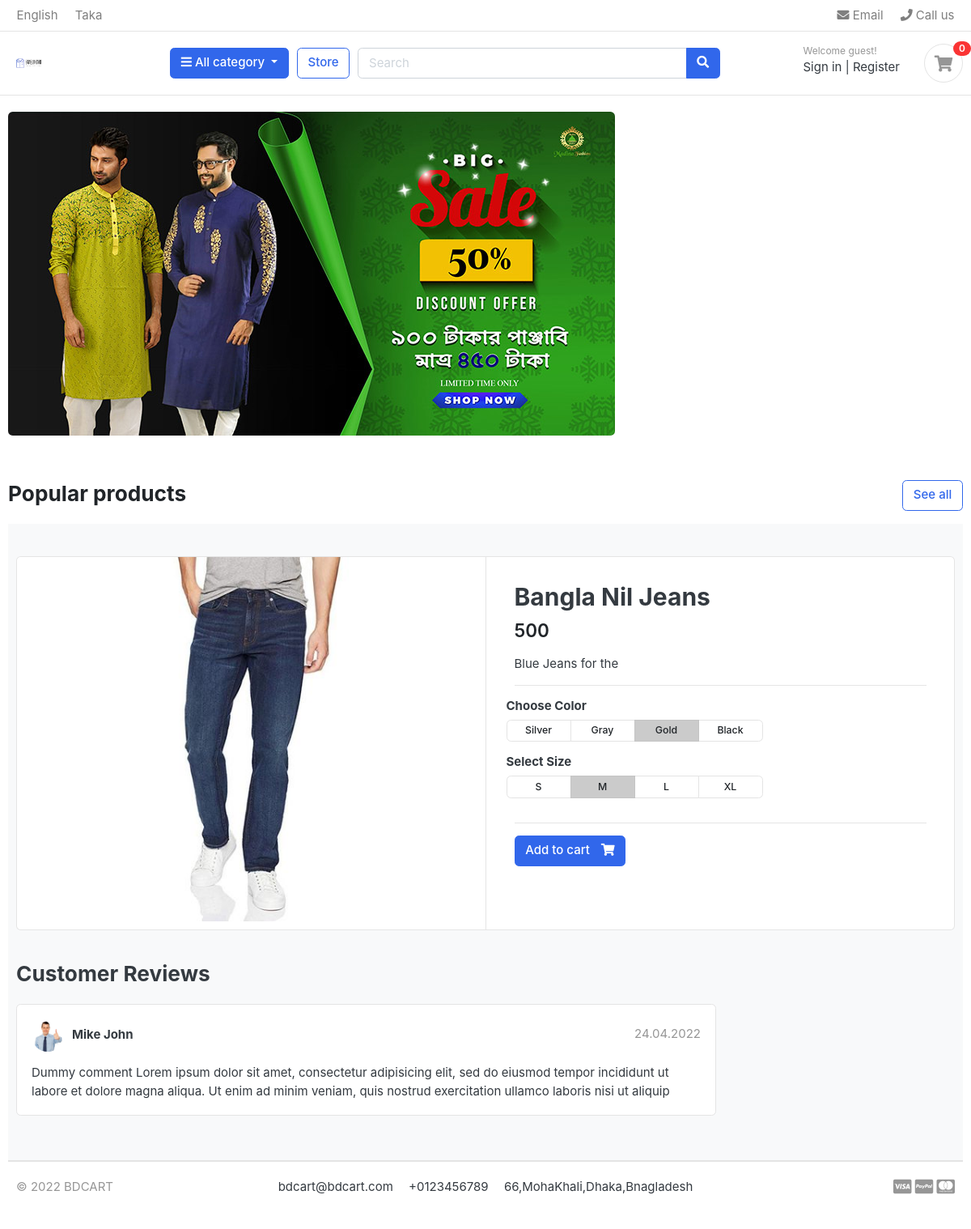
/store/category/jeans/bangla-nil-jeans/, run on the app's committed database.
### store/models.py (models this page shows, shortened)
class Product(models.Model):
    product_name    = models.CharField(max_length=200, unique=True)
    slug            = models.SlugField(max_length=200, unique=True)
    description     = models.TextField(max_length=500, blank=True)
    price           = models.IntegerField()
    images          = models.ImageField(upload_to='photos/products')
    stock           = models.IntegerField()
    is_available    = models.BooleanField(default=True)
    category        = models.ForeignKey(Category, on_delete=models.CASCADE)
    created_date    = models.DateTimeField(auto_now_add=True)
    modified_date   = models.DateTimeField(auto_now=True)

### store/views.py (the view)
# urls.py: path('category/<slug:category_slug>/<slug:product_slug>/', views.product_detail, name='product_detail'),
def product_detail(request,category_slug,product_slug):
    try:
        single_product = Product.objects.get(category__slug=category_slug, slug=product_slug)
        in_cart=CartItem.objects.filter(cart__cart_id=_cart_id(request),product=single_product).exists()
    except Exception as e:
        raise e
    context = {
        'single_product': single_product,
        'in_cart': in_cart,
    }
    return render(request,'store/product_detail.html',context)

### carts/context_processors.py (called while the page is built)
def counter(request):
    cart_count=0
    if 'admin' in request.path:
        return()
    else:
        try:
            cart=Cart.objects.filter(cart_id=_cart_id(request))
            cart_items=CartItem.objects.all().filter(cart=cart[:1])
            for cart_item in cart_items:
                cart_count+=cart_item.quantity
        except Cart.DoesNotExist:
            cart_count=0
    return dict(cart_count=cart_count)

### carts/views.py (called while the page is built)
def _cart_id(request):
    cart = request.session.session_key
    if not cart:
        cart = request.session.create()
    return cart

### category/context_processors.py (called while the page is built)
def menu_links(request):
 links =Category.objects.all()
 return dict(links=links)

### category/models.py (called while the page is built)
    def get_url(self):
            return reverse('products_by_category', args=[self.slug])

### templates/store/product_detail.html
{% extends 'base.html' %}
{% load static %}
{% block content %}
<section class="section-content padding-y bg">
    <div class="container">
    <div class="card">
        <div class="row no-gutters">
            <aside class="col-md-6">
    <article class="gallery-wrap">
        <div class="img-big-wrap">
           <a href="#"><img src="{{ single_product.images.url }}"></a>
        </div>
    </article>
            </aside>
            <main class="col-md-6 border-left">
    <article class="content-body">
    <h2 class="title">{{ single_product.product_name }}</h2>
    <div class="mb-3">
        <var class="price h4">{{ single_product.price }}</var>
    </div>
    <p>{{ single_product.description }}</p>
    <hr>
        <div class="row">
            <div class="item-option-select">
                <h6>Choose Color</h6>
                <div class="btn-group btn-group-sm btn-group-toggle" data-toggle="buttons">
                  <label class="btn btn-light">
                    <input type="radio" name="radio_color"> Silver
                  </label>
                  <label class="btn btn-light">
                    <input type="radio" name="radio_color" > Gray
                  </label>
                  <label class="btn btn-light active">
                    <input type="radio" name="radio_color checked"> Gold
                  </label>
                  <label class="btn btn-light">
                    <input type="radio" name="radio_color"> Black
                  </label>
                </div>
            </div>
        </div>
        <div class="row">
            <div class="item-option-select">
                <h6>Select Size</h6>
                <div class="btn-group btn-group-sm btn-group-toggle" data-toggle="buttons">
                  <label class="btn btn-light">
                    <input type="radio" name="radio_color"> S
                  </label>
                  <label class="btn btn-light active">
                    <input type="radio" name="radio_color" checked> M
                  </label>
                  <label class="btn btn-light">
                    <input type="radio" name="radio_color"> L
                  </label>
                  <label class="btn btn-light">
                    <input type="radio" name="radio_color"> XL
                  </label>
                </div>
            </div>
        </div>
        <hr>
        {% if in_cart %}
        <a href="#" class="btn  btn-success"> <span class="text">Added to cart</span> <i class="fas fa-check"></i>  </a>
        <a href="{% url 'cart' %}" class="btn  btn-outline-primary"> <span class="text">View Cart</span> <i class="fas fa-eye"></i>  </a>
        {% else %}
        <a href="{% url 'add_cart' single_product.id %}" class="btn  btn-primary"> <span class="text">Add to cart</span> <i class="fas fa-shopping-cart"></i>  </a>
        {% endif %}
    </article>
            </main>
        </div>
    </div>
    <br>
<div class="row">
			<div class="col-md-9">
	<header class="section-heading">
		<h3>Customer Reviews </h3>
	</header>
	<article class="box mb-3">
		<div class="icontext w-100">
			<img src="{% static '\images\avatars\avatar3.jpg' %} " class="img-xs icon rounded-circle">
			<div class="text">
				<span class="date text-muted float-md-right">24.04.2022 </span>
				<h6 class="mb-1">Mike John </h6>
			</div>
		</div>
		<div class="mt-3">
			<p>
				Dummy comment Lorem ipsum dolor sit amet, consectetur adipisicing elit, sed do eiusmod
				tempor incididunt ut labore et dolore magna aliqua. Ut enim ad minim veniam,
				quis nostrud exercitation ullamco laboris nisi ut aliquip
			</p>
		</div>
	</article>
	</div>
</div>
</div>
</section>
    {% endblock %}

### static/css/ui.css (style rules this page uses)
html { font-family: "Inter", sans-serif; font-size: 15px; }
.content-body { flex: 1 1 auto; padding: 2rem 2.3rem; }
.img-xs, .img-sm, .img-md, .img-lg { -o-object-fit: cover; object-fit: cover; flex-shrink: 0; flex-grow: 0; }
.img-xs { width: 40px; height: 40px; }
.padding-y { padding-top: 40px; padding-bottom: 40px; }
var { font-style: normal; }
article:after, .form-group:after { display: block; clear: both; content: ""; }
.bg { background-color: #f8f9fa; }
.section-heading { margin-bottom: 20px; margin-top: 15px; }
p:last-child { margin-bottom: 0; }
.btn-light { background-color: #fff; border-color: #e4e4e4; }
.btn .text + i { margin-left: 10px; }
.icontext { display: inline-flex; align-items: center; vertical-align: middle; }
.icontext .text { width: 100%; line-height: 1.2; }
.icontext .icon { position: relative; margin-right: 10px; flex-shrink: 0; flex-grow: 0; }
.price { font-weight: 600; color: #212529; }
.box { padding: 18px; background: #fff; border-radius: 0.37rem; border: 1px solid #e4e4e4; }
.box img { max-width: 100%; }
.gallery-wrap .img-big-wrap { margin-bottom: 10px; border-radius: 0.37rem; overflow: hidden; background-color: #fff; }
.gallery-wrap .img-big-wrap a { text-align: center; display: block; }
.gallery-wrap .img-big-wrap img { height: 450px; width: auto; display: inline-block; }
.item-option-select { margin-bottom: 1rem; display: inline-block; margin-right: 15px; }
.item-option-select .btn { min-width: 80px; }

### data on the page
Product: images (picture), product_name "Bangla Nil Jeans", price "500", description "Blue Jeans for the"

### other printed values
{{ cart_count }} "0"
